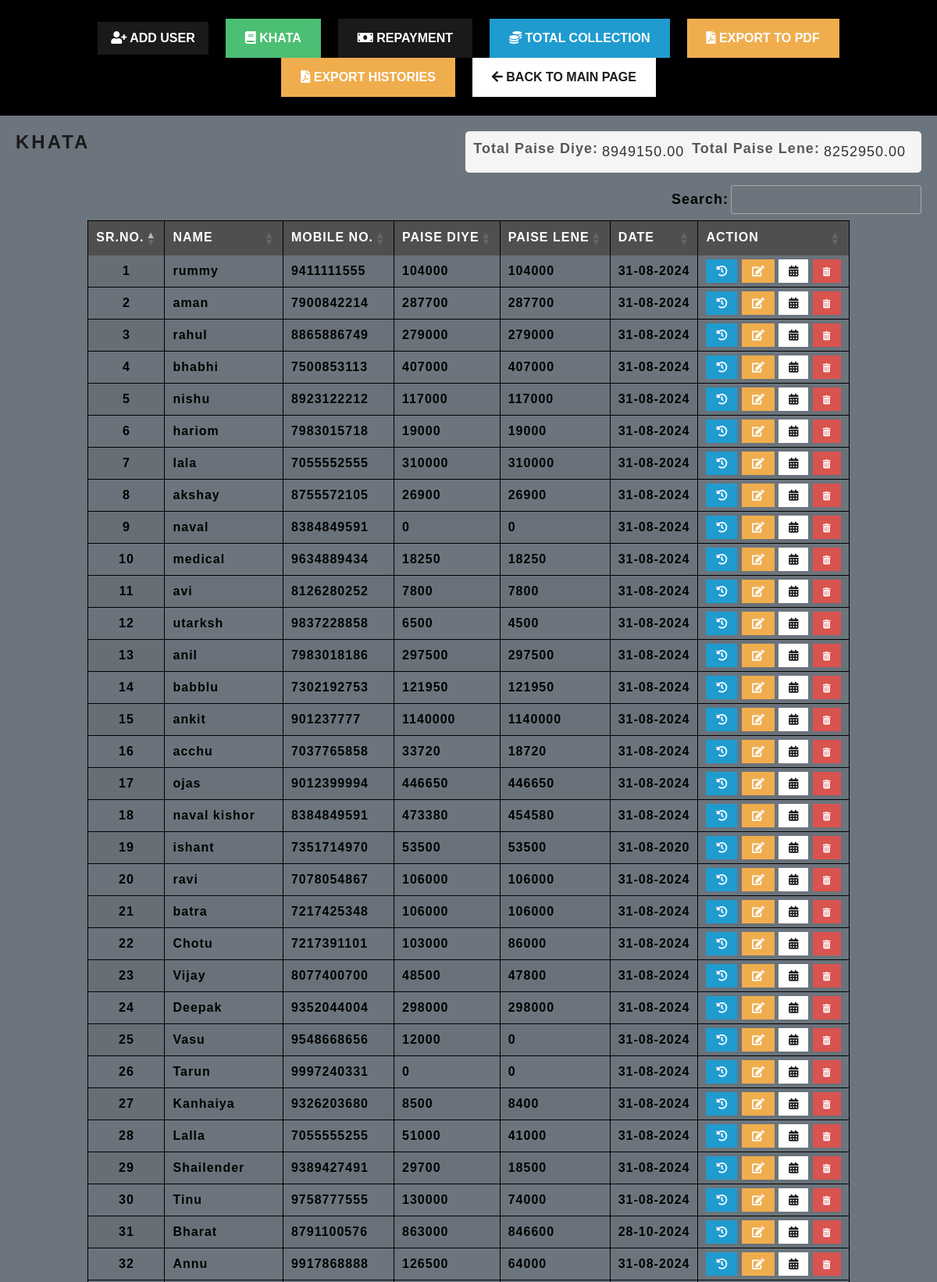
Page /daily.php (signed in, upper part) on the committed database.
### tables this page shows
CREATE TABLE `users_details` (
  `id` int(11) NOT NULL,
  `name` varchar(255) NOT NULL,
  `mobile_number` varchar(15) DEFAULT NULL,
  `paise_diye` decimal(10,2) NOT NULL,
  `paise_lene` decimal(10,2) NOT NULL,
  `date` date DEFAULT NULL
);

### daily.php (the view, shortened to what this page needs)
<?php
include 'db.php';
$totalPaiseDiye = 0;
$totalPaiseLene = 0;
$stmt = $conn->prepare("SELECT SUM(paise_diye) as total_paise_diye, SUM(paise_lene) as total_paise_lene FROM users_details");
$stmt->execute();
$result = $stmt->get_result();
while ($row = $result->fetch_assoc()) {
    $totalPaiseDiye = $row['total_paise_diye'];
    $totalPaiseLene = $row['total_paise_lene'];
}
?>
<!DOCTYPE html>
<html>
<head>
    <link href="https://maxcdn.bootstrapcdn.com/bootstrap/4.5.2/css/bootstrap.min.css" rel="stylesheet">
    <link href="https://cdn.datatables.net/1.10.21/css/jquery.dataTables.min.css" rel="stylesheet">
    <link rel="stylesheet" href="//code.jquery.com/ui/1.12.1/themes/base/jquery-ui.css">
    <link rel="stylesheet" href="https://cdnjs.cloudflare.com/ajax/libs/font-awesome/5.15.3/css/all.min.css">
    <link href="https://cdnjs.cloudflare.com/ajax/libs/font-awesome/5.15.3/css/all.min.css" rel="stylesheet">
    <link href="https://cdnjs.cloudflare.com/ajax/libs/bootswatch/4.5.2/lux/bootstrap.min.css" rel="stylesheet">
    <link href="assets/css/styles.css" rel="stylesheet">
</head>
<body>
 <div class="container pt-4 daily-main-header" style="max-width: 100%;">
    <div class="row justify-content-center">
        <div class="text-center mb-4">
            <button type="button" class="btn btn-primary btn-custom mx-2 btn-sm" data-toggle="modal" data-target="#addUserModal">
                <i class="fas fa-user-plus"></i> Add User
            </button>
            <button type="button" class="btn btn-success btn-custom mx-2" id="khataButton">
                <i class="fas fa-book"></i> Khata
            </button>
            <button type="button" class="btn btn-primary btn-custom mx-2" onclick="window.location.href='repaymentpage.php'">
                <i class="fas fa-money-bill"></i> Repayment
            </button>
            <button type="button" class="btn btn-info btn-custom mx-2" id="totalCollectionButton">
                <i class="fas fa-coins"></i> Total Collection
            </button>
            <button type="button" class="btn btn-warning btn-custom mx-2" onclick="window.location.href='export_daily_pdf.php'">
    <i class="fas fa-file-pdf"></i> Export to PDF
</button>
<button type="button" class="btn btn-warning btn-custom mx-2" id="openDailyMonthModalButton">
    <i class="fas fa-file-pdf"></i> Export Histories
</button>
            <button type="button" class="btn btn-secondary btn-custom mx-2" onclick="window.location.href='index.php'">
                <i class="fas fa-arrow-left"></i> Back to Main Page
            </button>
        </div>
    </div>
</div>
    <div id="khataSection" style="display: none;">
    <div class="d-flex justify-content-between mb-3">
        <h3 class="text-center">Khata</h3>
        <div class="total-collection-box">
            <div class="total-collection-item">
                <label for="totalPaiseDiye">Total Paise Diye:</label>
                <span id="totalPaiseDiye"><?php echo $totalPaiseDiye; ?></span>
            </div>
            <div class="total-collection-item">
                <label for="totalPaiseLene">Total Paise Lene:</label>
                <span id="totalPaiseLene"><?php echo $totalPaiseLene; ?></span>
            </div>
        </div>
    </div>
    <table id="khataTable" class="display">
        <thead>
            <tr>
                <th>Sr.No.</th>
                <th>Name</th>
                <th>Mobile No.</th>
                <th>Paise Diye</th>
                <th>Paise Lene</th>
                <th>Date</th>
                <th>Action</th>
            </tr>
        </thead>
        <tbody>
        <?php
        $serialNumber = 1;
$result = $conn->query("SELECT * FROM users_details");
while ($row = $result->fetch_assoc()) {
    $date = new DateTime($row['date']);
    $formattedDate = $date->format('d-m-Y');
    echo "<tr data-id='{$row['id']}' data-name='{$row['name']}' data-paise_lene='{$row['paise_lene']}'>";
    echo "<td class='serial-number'>{$serialNumber}</td>";
    echo "<td class='user-name' data-id='{$row['id']}'>{$row['name']}</td>";
    echo "<td>{$row['mobile_number']}</td>";
    echo "<td>" . intval($row['paise_diye']) . "</td>";
    echo "<td>" . intval($row['paise_lene']) . "</td>";
    echo "<td>{$formattedDate}</td>";
    echo "<td>
            <button class='btn btn-info btn-history' data-id='{$row['id']}'><i class='fas fa-history'></i></button>
            <button class='btn btn-warning btn-edit' data-id='{$row['id']}' data-name='{$row['name']}' data-mobile_number='{$row['mobile_number']}' data-paise_diye='{$row['paise_diye']}' data-paise_lene='{$row['paise_lene']}' data-date='{$row['date']}'><i class='fas fa-edit'></i></button>
            <button class='btn btn-secondary btn-calendar' data-id='{$row['id']}'><i class='fas fa-calendar-alt'></i></button>
            <button class='btn btn-danger btn-delete' data-id='{$row['id']}'><i class='fas fa-trash-alt'></i></button>
          </td>";
    echo "</tr>";
    $serialNumber++;
}
        ?>
        </tbody>
    </table>
</div>
</html>

### assets/css/styles.css (style rules this page uses)
body { background-color: #6c757d !important; padding: 0px; margin: 0px; line-height: 1.4; font-family: 'Poppins', sans-serif !important; font-size: 18px; overflow-x: hidden; }
label { font-weight: bold !important; }
table { border-collapse: collapse !important; width: max-content !important; }
th, td { white-space: nowrap; }
table.dataTable tbody th, table.dataTable tbody td { padding: 5px 10px !important; border: 1px solid black; font-size: 16px; }
table.dataTable thead th { border: 1px solid black; padding-top: 8px; padding-bottom: 8px; padding-left: 8px; padding-right: 2rem; }
.btn { font-size: 16px; }
.btn-delete i { font-size: 0.8em; color: #fff; }
.daily-main-header { background-color: black; }
#khataSection .btn { Padding: 2px .75rem !important; font-size: 14px !important; }
#khataSection { padding: 20px; }
#khataSection #khataTable { padding-top: 12px; padding-bottom: 12px; }
#khataSection #khataTable thead { background-color: #4f4f4f; }
#khataSection #khataTable thead tr th { color: white; font-size: 16px; }
#khataSection #khataTable tbody tr td { font-weight: bold; color: black; }
#khataTable th:nth-child(1), #khataTable td.serial-number { width: 1% !important; text-align: center; }
.serial-number { width: 80px !important; }
.btn-custom { margin: 0 5px; }
.total-collection-box { display: flex; justify-content: flex-end; background-color: #f5f5f5; padding: 10px; border-radius: 5px; }
.total-collection-item { display: flex; align-items: center; margin-right: 10px; }
.total-collection-item label { font-weight: bold; margin-right: 5px; }
.total-collection-item span { font-size: 18px; color: #333; }

### rows in the picture
users_details: name "rummy", mobile_number "9411111555", paise_diye "104000", paise_lene "104000", date "31-08-2024"
users_details: name "aman", mobile_number "7900842214", paise_diye "287700", paise_lene "287700", date "31-08-2024"
users_details: name "rahul", mobile_number "8865886749", paise_diye "279000", paise_lene "279000", date "31-08-2024"
users_details: name "bhabhi", mobile_number "7500853113", paise_diye "407000", paise_lene "407000", date "31-08-2024"
users_details: name "nishu", mobile_number "8923122212", paise_diye "117000", paise_lene "117000", date "31-08-2024"
users_details: name "hariom", mobile_number "7983015718", paise_diye "19000", paise_lene "19000", date "31-08-2024"
users_details: name "lala", mobile_number "7055552555", paise_diye "310000", paise_lene "310000", date "31-08-2024"
users_details: name "akshay", mobile_number "8755572105", paise_diye "26900", paise_lene "26900", date "31-08-2024"
users_details: name "naval", mobile_number "8384849591", paise_diye "0", paise_lene "0", date "31-08-2024"
users_details: name "medical", mobile_number "9634889434", paise_diye "18250", paise_lene "18250", date "31-08-2024"
users_details: name "avi", mobile_number "8126280252", paise_diye "7800", paise_lene "7800", date "31-08-2024"
users_details: name "utarksh", mobile_number "9837228858", paise_diye "6500", paise_lene "4500", date "31-08-2024"
users_details: name "anil", mobile_number "7983018186", paise_diye "297500", paise_lene "297500", date "31-08-2024"
users_details: name "babblu", mobile_number "7302192753", paise_diye "121950", paise_lene "121950", date "31-08-2024"
users_details: name "ankit", mobile_number "901237777", paise_diye "1140000", paise_lene "1140000", date "31-08-2024"
users_details: name "acchu", mobile_number "7037765858", paise_diye "33720", paise_lene "18720", date "31-08-2024"
users_details: name "ojas", mobile_number "9012399994", paise_diye "446650", paise_lene "446650", date "31-08-2024"
users_details: name "naval kishor", mobile_number "8384849591", paise_diye "473380", paise_lene "454580", date "31-08-2024"
users_details: name "ishant", mobile_number "7351714970", paise_diye "53500", paise_lene "53500", date "31-08-2020"
users_details: name "ravi", mobile_number "7078054867", paise_diye "106000", paise_lene "106000", date "31-08-2024"
users_details: name "batra", mobile_number "7217425348", paise_diye "106000", paise_lene "106000", date "31-08-2024"
users_details: name "Chotu", mobile_number "7217391101", paise_diye "103000", paise_lene "86000", date "31-08-2024"
users_details: name "Vijay", mobile_number "8077400700", paise_diye "48500", paise_lene "47800", date "31-08-2024"
users_details: name "Deepak", mobile_number "9352044004", paise_diye "298000", paise_lene "298000", date "31-08-2024"
users_details: name "Vasu", mobile_number "9548668656", paise_diye "12000", paise_lene "0", date "31-08-2024"
users_details: name "Tarun", mobile_number "9997240331", paise_diye "0", paise_lene "0", date "31-08-2024"
users_details: name "Kanhaiya", mobile_number "9326203680", paise_diye "8500", paise_lene "8400", date "31-08-2024"
users_details: name "Lalla", mobile_number "7055555255", paise_diye "51000", paise_lene "41000", date "31-08-2024"
users_details: name "Shailender", mobile_number "9389427491", paise_diye "29700", paise_lene "18500", date "31-08-2024"
users_details: name "Tinu", mobile_number "9758777555", paise_diye "130000", paise_lene "74000", date "31-08-2024"
users_details: name "Bharat", mobile_number "8791100576", paise_diye "863000", paise_lene "846600", date "28-10-2024"
users_details: name "Annu", mobile_number "9917868888", paise_diye "126500", paise_lene "64000", date "31-08-2024"

### other values in the picture
$totalPaiseDiye "8949150.00"
$totalPaiseLene "8252950.00"
